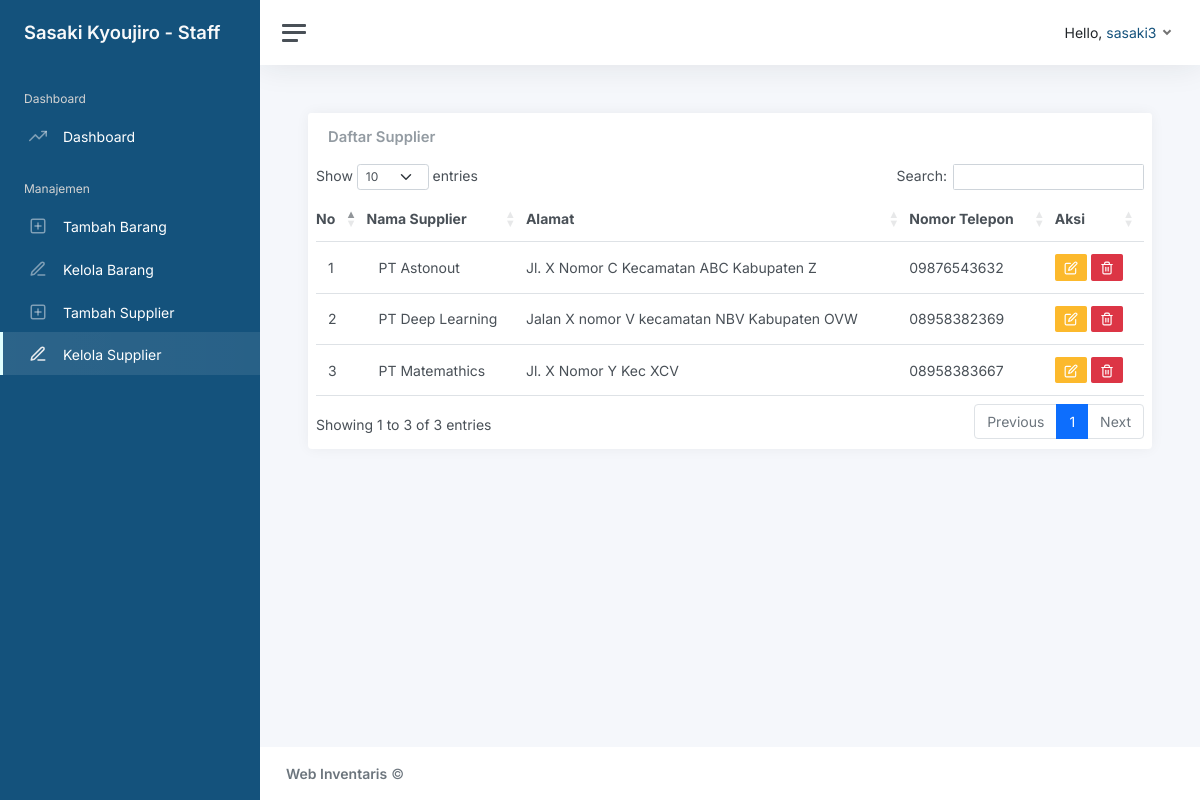
The page /Users/kelola_sup_page (signed in) on the database its author committed.
### tables this page shows
CREATE TABLE `tb_supplier` (
  `id_supplier` int(11) NOT NULL,
  `nama_sup` varchar(50) NOT NULL,
  `alamat` varchar(255) NOT NULL,
  `nomor` varchar(20) NOT NULL
);

### app/controllers/Users.php (called while the page is built, shortened)
<?php
class Users extends Controller
{
	public function __construct()
	{
		$this->supplierModel = $this->model('Supplier_model');
	}
	public function kelola_sup_page()
	{
		$data = [
			'title' => 'Kelola Supplier | Staff',
			'dashboard' => '',
			'tambah_barang' => '',
			'kelola_barang' => '',
			'tambah_sup' => '',
			'kelola_sup' => 'active',
			'data_sup' => $this->supplierModel->getAllData()
		];
		$this->view('users/staff/kelola_sup', $data);
	}
}

### app/libraries/Core.php (called while the page is built, shortened)
<?php
class Core
{
	protected $method = 'index';
	protected $params = [];
	public function __construct()
	{
		$url = $this->getURL();
		if (isset($url[0])) {
			if (file_exists('../app/controllers/' . ucwords($url[0]) . '.php'))
			{
				unset($url[0]);
			}
		}
		$this->controller = new $this->controller;
		if (isset($url[1]))
		{
			if (method_exists($this->controller, $url[1])) {
				$this->method = $url[1];
			}
		}
		call_user_func_array([$this->controller, $this->method], $this->params);
	}
	public function getURL()
	{
		if (isset($_GET['url'])) {
			$url = rtrim($_GET['url'], '/');
			$url = filter_var($url, FILTER_SANITIZE_URL);
			$url = explode('/', $url);
			return $url;
		}
	}
}

### app/require.php (called while the page is built, shortened)
<?php
require_once 'libraries/Core.php';
require_once 'libraries/Database.php';
$init = new Core();

### public/index.php (called while the page is built, shortened)
<?php
require_once '../app/require.php';

### app/libraries/Database.php (called while the page is built, shortened)
<?php
    class Database {
        private $dbHost = DB_HOST;
        private $dbUser = DB_USER;
        private $dbPass = DB_PASS;
        private $dbName = DB_NAME;
        private $statement;
        private $dbHandler;
        public function __construct()
        {
            $conn = 'mysql:host=' . $this->dbHost . ';dbname=' . $this->dbName;
            $options = array(
                PDO::ATTR_PERSISTENT => true,
                PDO::ATTR_ERRMODE => PDO::ERRMODE_EXCEPTION
            );
            try
            {
                $this->dbHandler = new PDO($conn, $this->dbUser, $this->dbPass, $options);
            } catch (PDOException $e) {
                $this->error = $e->getMessage();
                echo $this->error;
            }
        }
        public function query($sql)
        {
            $this->statement = $this->dbHandler->prepare($sql);
        }
        public function execute()
        {
            return $this->statement->execute();
        }
        public function resultSet()
        {
            $this->execute();
            return $this->statement->fetchAll(PDO::FETCH_OBJ);
        }
    }

### app/models/Supplier_model.php (called while the page is built, shortened)
<?php
class Supplier_model
{
	private $db;
    public function __construct() {
        $this->db = new Database;
    }
    public function getAllData()
    {
        $this->db->query('SELECT * FROM tb_supplier ORDER BY id_supplier DESC');
        $results = $this->db->resultSet();
        return $results;
    }
}

### app/views/users/staff/kelola_sup.php (the view, shortened to what this page needs)
<main class="content">
  <div class="row">
    <div class="col-12 d-flex">
      <div class="card flex-fill">
        <div class="card-header">
          <h5 class="card-title mb-0">Daftar Supplier</h5>
        </div>
        <div class="table-responsive  px-2 mb-2">
          <table class="table data-table table-hover my-2" style="width: 100%">
            <thead>
              <tr>
                <th class="ps-0">No</th>
                <th class="ps-0">Nama Supplier</th>
                <th class="d-none  d-md-table-cell ps-0">Alamat</th>
                <th class="d-none  d-md-table-cell ps-0">Nomor Telepon</th>
                <th class="d-block d-md-table-cell ps-0">Aksi</th>
              </tr>
            </thead>
            <tbody>
            <?php
            $no=1;
            foreach ($data['data_sup'] as $datas):?>
              <tr>
                <td><?php echo $no++; ?></td>
                <td><?php echo $datas->nama_sup ?></td>
                <td class="d-none  d-md-table-cell ps-0"><?php echo $datas->alamat ?></td>
                <td class="d-none  d-md-table-cell ps-0"><?php echo $datas->nomor ?></td>
                <td class="d-block d-md-table-cell ps-0">
                  <a class="text-decoration-none ps-0" href="<?php echo URLROOT . '/Users/edit_sup_page/' . $datas->id_supplier ?>"><button type="button" class="btn btn-warning btn-sm" data-bs-toggle="tooltip" data-bs-placement="top" title="Edit"><i class="align-middle" data-feather="edit"></i></button></a>
                  <button type="button" class="btn btn-danger btn-sm" data-bs-toggle="modal" data-bs-target="#exampleModal<?php echo $datas->id_supplier ?>"><i class="align-middle" data-feather="trash-2"></i></button>
                </td>
              </tr>
              <?php endforeach?>
            </tbody>
          </table>
        </div>
      </div>
    </div>
  </div>
</main>

### rows shown on the page
tb_supplier: nama_sup "PT Astonout", alamat "Jl. X Nomor C Kecamatan ABC Kabupaten Z", nomor "09876543632"
tb_supplier: nama_sup "PT Deep Learning", alamat "Jalan X nomor V kecamatan NBV Kabupaten OVW", nomor "08958382369"
tb_supplier: nama_sup "PT Matemathics", alamat "Jl. X Nomor Y Kec XCV", nomor "08958383667"

### other values the page prints
$_SESSION['nama'] "Sasaki Kyoujiro"
$_SESSION['username'] "sasaki3"
